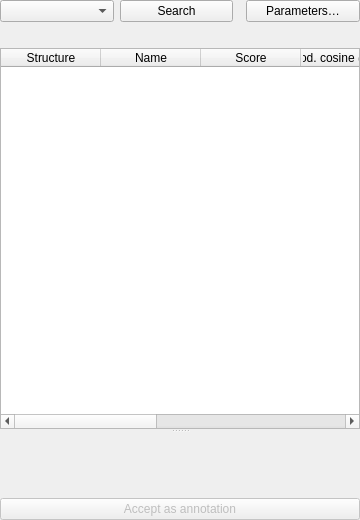
<?xml version="1.0" encoding="UTF-8"?>
<ui version="4.0">
 <class>SpectrumSearchPanel</class>
 <widget class="QWidget" name="SpectrumSearchPanel">
  <property name="geometry">
   <rect>
    <x>0</x>
    <y>0</y>
    <width>360</width>
    <height>520</height>
   </rect>
  </property>
  <layout class="QVBoxLayout" name="verticalLayout">
   <property name="leftMargin">
    <number>0</number>
   </property>
   <property name="topMargin">
    <number>0</number>
   </property>
   <property name="rightMargin">
    <number>0</number>
   </property>
   <property name="bottomMargin">
    <number>0</number>
   </property>
   <item>
    <layout class="QHBoxLayout" name="layoutQuery">
     <item>
      <widget class="QComboBox" name="comboMode">
       <property name="toolTip">
        <string>Identity: cosine against library spectra within [spectral_search] precursor_tolerance. Analogue: nearest library spectra by embedding (MS2DeepScore, or an imported embedder)</string>
       </property>
       <property name="sizeAdjustPolicy">
        <enum>QComboBox::AdjustToContents</enum>
       </property>
      </widget>
     </item>
     <item>
      <widget class="QPushButton" name="btnSearch">
       <property name="toolTip">
        <string>Search the ticked spectral libraries for the target&apos;s MS2</string>
       </property>
       <property name="text">
        <string>Search</string>
       </property>
      </widget>
     </item>
     <item>
      <spacer name="spacerQuery">
       <property name="orientation">
        <enum>Qt::Horizontal</enum>
       </property>
      </spacer>
     </item>
     <item>
      <widget class="QPushButton" name="btnParams">
       <property name="toolTip">
        <string>[spectral_search] tolerances and limits (libraries and indexes: Tools &gt; Libraries &amp; databases)</string>
       </property>
       <property name="text">
        <string>Parameters…</string>
       </property>
      </widget>
     </item>
    </layout>
   </item>
   <item>
    <layout class="QHBoxLayout" name="layoutLibraries"/>
   </item>
   <item>
    <widget class="QLabel" name="labelStatus">
     <property name="wordWrap">
      <bool>true</bool>
     </property>
    </widget>
   </item>
   <item>
    <widget class="QSplitter" name="splitterCandidates">
     <property name="orientation">
      <enum>Qt::Vertical</enum>
     </property>
     <property name="childrenCollapsible">
      <bool>false</bool>
     </property>
     <widget class="QTableWidget" name="table">
      <property name="editTriggers">
       <set>QAbstractItemView::NoEditTriggers</set>
      </property>
      <property name="selectionMode">
       <enum>QAbstractItemView::SingleSelection</enum>
      </property>
      <property name="selectionBehavior">
       <enum>QAbstractItemView::SelectRows</enum>
      </property>
      <property name="textElideMode">
       <enum>Qt::ElideRight</enum>
      </property>
      <property name="wordWrap">
       <bool>false</bool>
      </property>
      <attribute name="horizontalHeaderStretchLastSection">
       <bool>true</bool>
      </attribute>
      <attribute name="verticalHeaderVisible">
       <bool>false</bool>
      </attribute>
      <column>
       <property name="text">
        <string>Structure</string>
       </property>
      </column>
      <column>
       <property name="text">
        <string>Name</string>
       </property>
      </column>
      <column>
       <property name="text">
        <string>Score</string>
       </property>
      </column>
      <column>
       <property name="text">
        <string>Mod. cosine (matched)</string>
       </property>
      </column>
      <column>
       <property name="text">
        <string>Δm/z</string>
       </property>
      </column>
      <column>
       <property name="text">
        <string>Adduct</string>
       </property>
      </column>
      <column>
       <property name="text">
        <string>Library</string>
       </property>
      </column>
     </widget>
     <widget class="StructureView" name="structure" native="true"/>
    </widget>
   </item>
   <item>
    <widget class="QPushButton" name="btnAccept">
     <property name="enabled">
      <bool>false</bool>
     </property>
     <property name="text">
      <string>Accept as annotation</string>
     </property>
    </widget>
   </item>
  </layout>
 </widget>
 <customwidgets>
  <customwidget>
   <class>StructureView</class>
   <extends>QWidget</extends>
   <header>gui.widgets.StructureWidget</header>
   <container>1</container>
  </customwidget>
 </customwidgets>
 <resources/>
 <connections/>
</ui>
